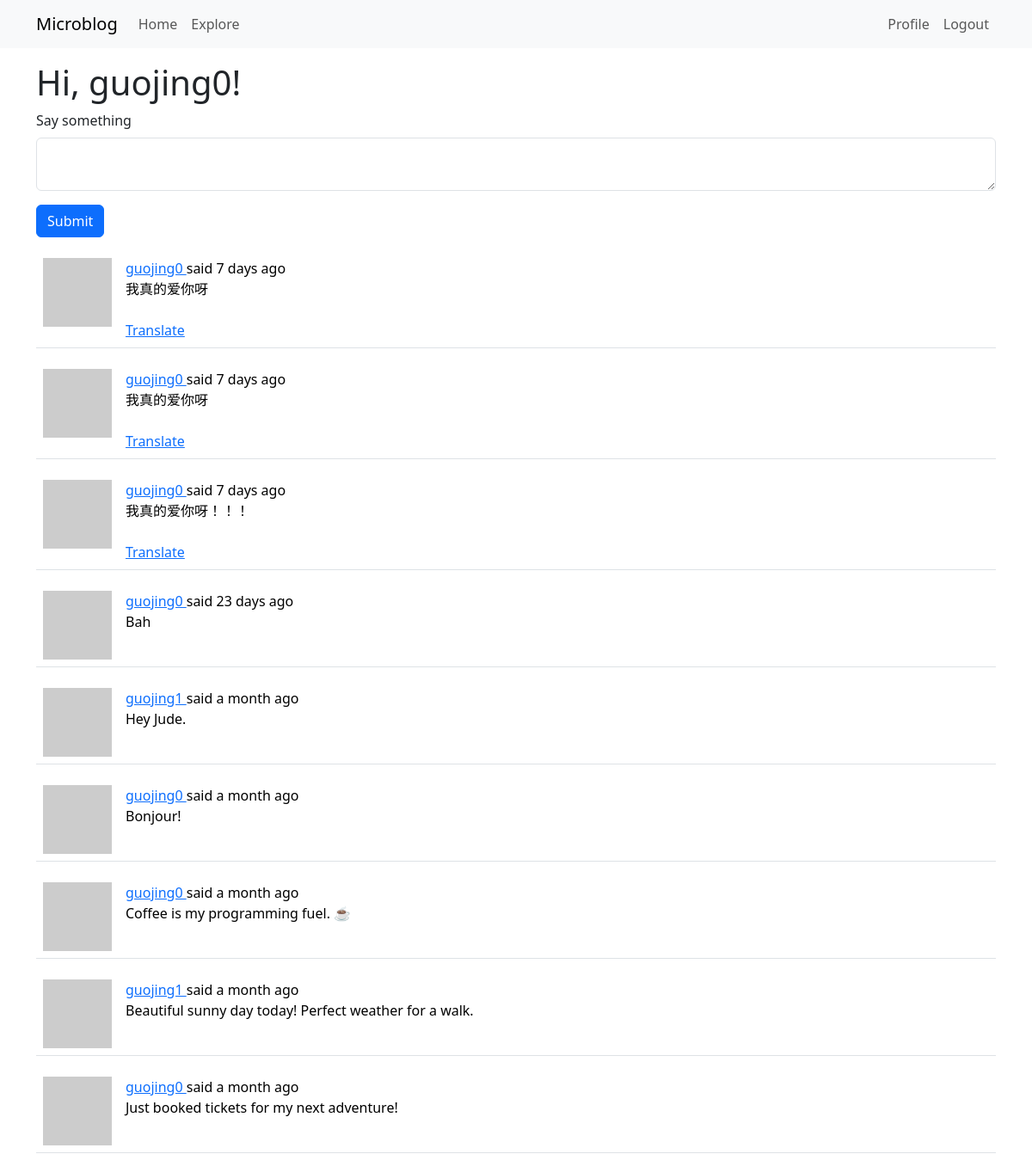
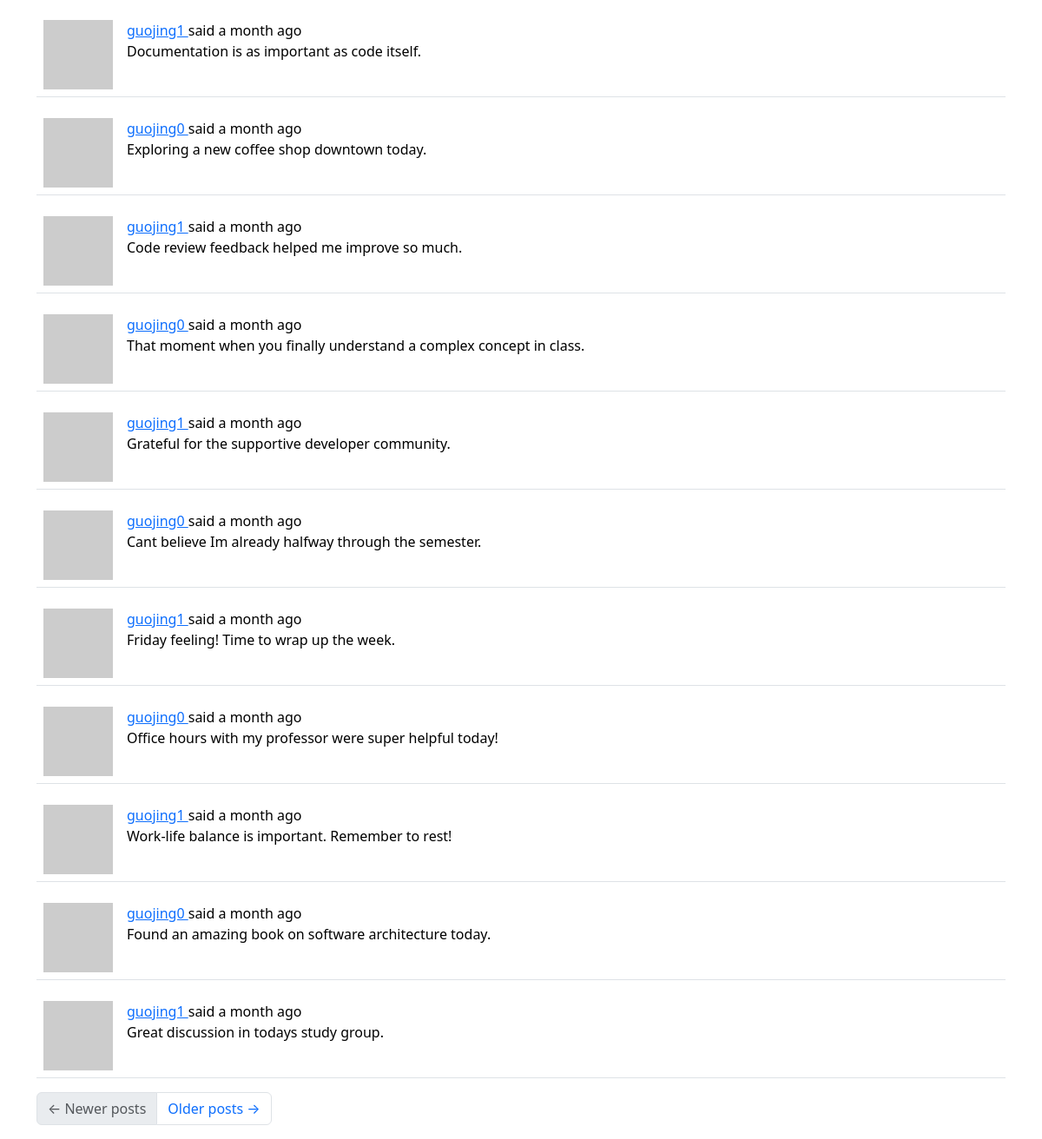
The page /index (signed in) on the database as committed earlier (2 pictures, top to bottom).
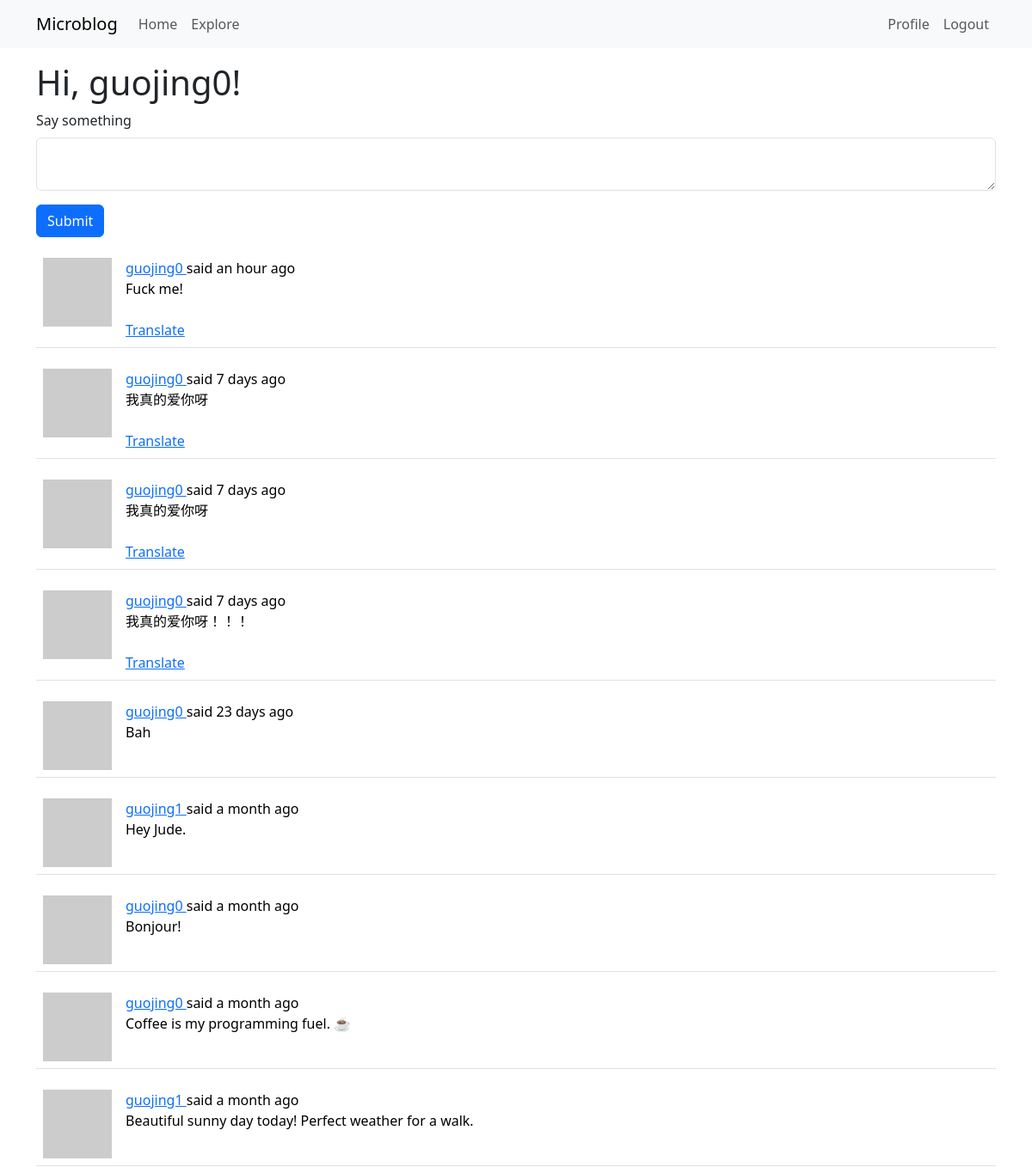
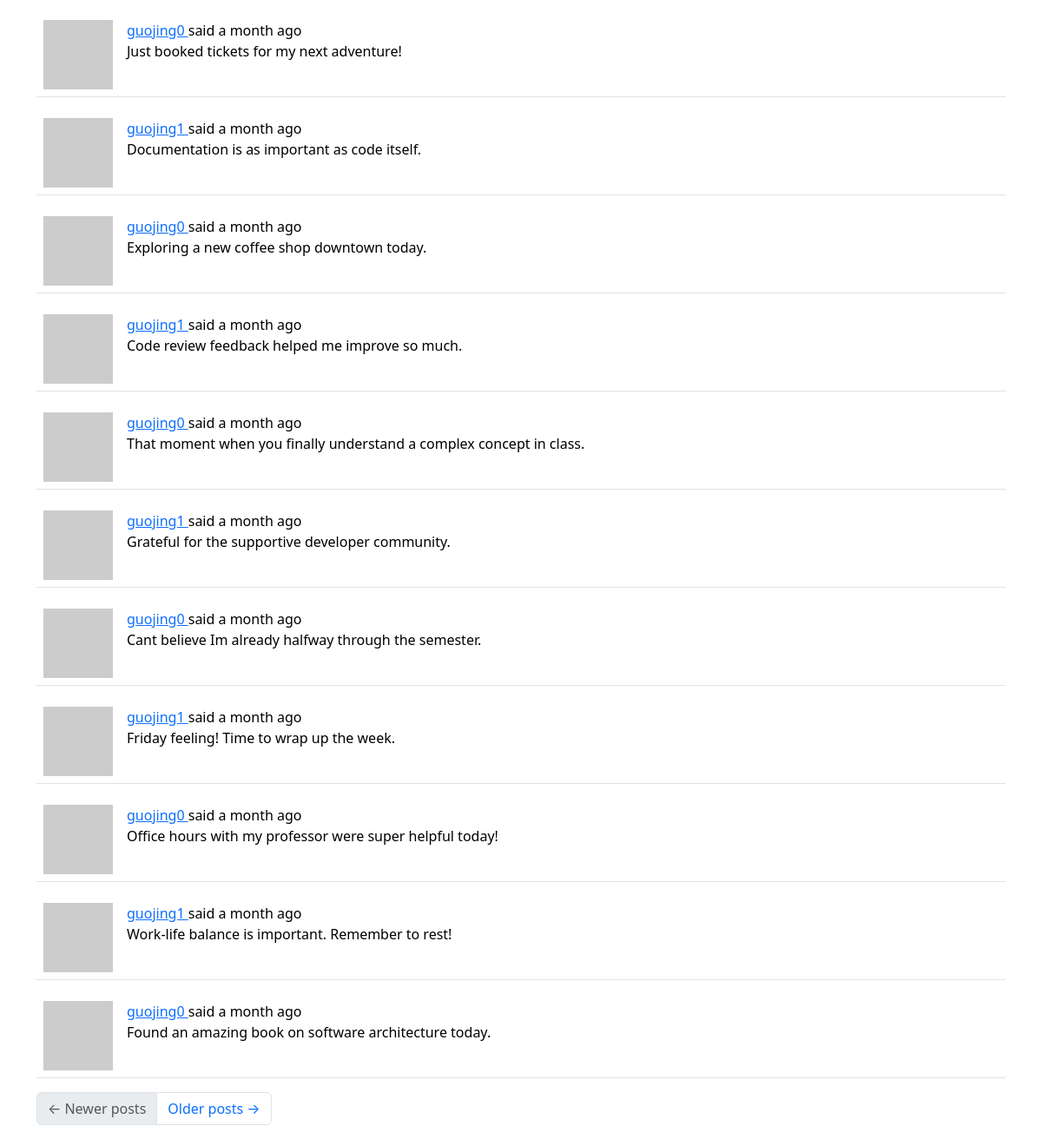
The same page on the database as committed later (2 pictures, top to bottom).
### app/models.py (models this page shows, shortened)
class Post(db.Model):
    __searchable__ = ['body']
    id: orm.Mapped[int] = orm.mapped_column(primary_key=True)
    body: orm.Mapped[str] = orm.mapped_column(sa.String(140))
    timestamp: orm.Mapped[datetime] = orm.mapped_column(
        index=True, default=lambda: datetime.now(UTC)
    )
    user_id: orm.Mapped[int] = orm.mapped_column(sa.ForeignKey('user.id'), index=True)
    author: orm.Mapped['User'] = orm.relationship(back_populates='posts')
    language: orm.Mapped[str | None] = orm.mapped_column(sa.String(5))

class User(UserMixin, db.Model):
    id: orm.Mapped[int] = orm.mapped_column(primary_key=True)
    username: orm.Mapped[str] = orm.mapped_column(
        sa.String(64), index=True, unique=True
    )
    email: orm.Mapped[str] = orm.mapped_column(sa.String(120), index=True, unique=True)
    password_hash: orm.Mapped[str | None] = orm.mapped_column(sa.String(256))
    posts: orm.WriteOnlyMapped['Post'] = orm.relationship(back_populates='author')
    about_me: orm.Mapped[str | None] = orm.mapped_column(sa.String(140))
    last_seen: orm.Mapped[datetime | None] = orm.mapped_column(
        default=lambda: datetime.now(UTC)
    )
    following: orm.WriteOnlyMapped['User'] = orm.relationship(
        secondary=followers,
        primaryjoin=(followers.c.follower_id == id),
        secondaryjoin=(followers.c.followed_id == id),
        back_populates='followers',
    )
    followers: orm.WriteOnlyMapped['User'] = orm.relationship(
        secondary=followers,
        primaryjoin=(followers.c.followed_id == id),
        secondaryjoin=(followers.c.follower_id == id),
        back_populates='following',
    )
    def avatar(self, size):
        digest = md5(self.email.lower().encode('utf-8')).hexdigest()
        return f'https://www.gravatar.com/avatar/{digest}?d=identicon&s={size}'
    def following_posts(self):
        Author = orm.aliased(User)
        Follower = orm.aliased(User)
        return (
            sa.select(Post)
            .join(Post.author.of_type(Author))
            .join(Author.followers.of_type(Follower), isouter=True)
            .where(
                sa.or_(
                    Author.id == self.id,  # author's own posts
                    Follower.id == self.id,  # posts from followed users
                )
            )
            .group_by(Post)  # to avoid duplicate posts
            .order_by(Post.timestamp.desc())
        )

### app/main/routes.py (the view, shortened to what this page needs)
@bp.route('/', methods=['GET', 'POST'])
@bp.route('/index', methods=['GET', 'POST'])
@login_required
def index():
    form = PostForm()
    page = request.args.get('page', 1, type=int)
    posts = db.paginate(
        current_user.following_posts(),
        page=page,
        per_page=current_app.config['POSTS_PER_PAGE'],
        error_out=False,
    )
    next_url = url_for('main.index', page=posts.next_num) if posts.has_next else None
    prev_url = url_for('main.index', page=posts.prev_num) if posts.has_prev else None
    return render_template(
        'index.html',
        title='Home',
        form=form,
        posts=posts.items,
        next_url=next_url,
        prev_url=prev_url,
    )

### app/main/forms.py
class PostForm(FlaskForm):
    post = TextAreaField(
        _l('Say something'), validators=[DataRequired(), Length(min=1, max=140)]
    )
    submit = SubmitField(_l('Submit'))

### app/__init__.py (called while the page is built)
def get_locale():
    from flask import current_app
    return request.accept_languages.best_match(current_app.config['LANGUAGES'])

### app/main/routes.py (called while the page is built)
@bp.before_app_request
def before_request():
    if current_user.is_authenticated:
        current_user.last_seen = datetime.now(UTC)
        db.session.commit()
    g.locale = str(get_locale())

### app/models.py (called while the page is built)
@login.user_loader
def load_user(id):
    return db.session.get(User, int(id))

### app/templates/index.html
{% extends "base.html" %}
{% import "bootstrap_wtf.html" as wtf %}
{% block content %}
    <h1>{{ _('Hi, %(username)s!', username=current_user.username) }}</h1>
    {% if form %}
        {{ wtf.quick_form(form) }}
    {% endif %}
    {% for post in posts %}
        {% include '_post.html' %}
    {% endfor %}
    <nav aria-label="Post navigation">
        <ul class="pagination">
            <li class="page-item{% if not prev_url %} disabled{% endif %}">
                <a class="page-link" href="{{ prev_url }}">
                    <span aria-hidden="true">&larr;</span> {{ _('Newer posts') }}
                </a>
            </li>
            <li class="page-item{% if not next_url %} disabled{% endif %}">
                <a class="page-link" href="{{ next_url }}">
                    {{ _('Older posts') }} <span aria-hidden="true">&rarr;</span>
                </a>
            </li>
        </ul>
    </nav>
{% endblock %}

### app/templates/_post.html
<table class="table table-hover">
    <tr>
        <td width="70px">
            <a href="{{ url_for('main.user', username=post.author.username) }}">
                <img src="{{ post.author.avatar(70) }}" />
            </a>
        </td>
        <td>
            <a href="{{ url_for('main.user', username=post.author.username) }}">
                {{ post.author.username }}
            </a>
            {{ _('said') }} {{ moment(post.timestamp).fromNow() }}
            <br>
            <span id="post{{ post.id }}">{{ post.body }}</span>
            {% if post.language and post.language != g.locale %}
                <br><br>
                <span id="translation{{ post.id }}">
                    <a href="javascript:translate(
                        'post{{ post.id }}',
                        'translation{{ post.id }}',
                        '{{ post.language }}',
                        '{{ g.locale }}'
                    )">{{ _('Translate') }}</a>
                </span>
            {% endif %}
        </td>
    </tr>
</table>

Rows that differ between the two databases and show on the page:
no longer on this page (row unchanged): Post: author.username "guojing1", timestamp "a month ago", body "Great discussion in todays study group."
added Post: author.username "guojing0", timestamp "an hour ago", body "Fuck me!"
